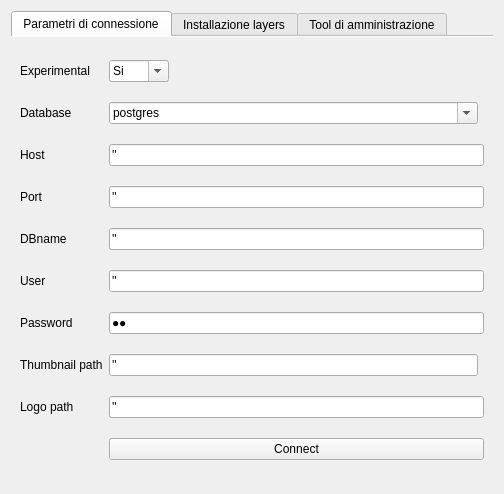
<?xml version="1.0" encoding="UTF-8"?>
<ui version="4.0">
 <class>Dialog_Config</class>
 <widget class="QDialog" name="Dialog_Config">
  <property name="windowModality">
   <enum>Qt::ApplicationModal</enum>
  </property>
  <property name="enabled">
   <bool>true</bool>
  </property>
  <property name="geometry">
   <rect>
    <x>0</x>
    <y>0</y>
    <width>504</width>
    <height>494</height>
   </rect>
  </property>
  <property name="minimumSize">
   <size>
    <width>450</width>
    <height>279</height>
   </size>
  </property>
  <property name="maximumSize">
   <size>
    <width>1000</width>
    <height>1000</height>
   </size>
  </property>
  <property name="cursor">
   <cursorShape>PointingHandCursor</cursorShape>
  </property>
  <property name="mouseTracking">
   <bool>false</bool>
  </property>
  <property name="acceptDrops">
   <bool>false</bool>
  </property>
  <property name="windowTitle">
   <string>Impostazioni del sistema</string>
  </property>
  <property name="windowIcon">
   <iconset resource="resources.qrc">
    <normaloff>:/images/iconConn.png</normaloff>:/images/iconConn.png</iconset>
  </property>
  <property name="autoFillBackground">
   <bool>true</bool>
  </property>
  <property name="sizeGripEnabled">
   <bool>false</bool>
  </property>
  <property name="modal">
   <bool>true</bool>
  </property>
  <layout class="QGridLayout" name="gridLayout_2">
   <item row="0" column="0">
    <widget class="QTabWidget" name="tabWidget">
     <property name="sizePolicy">
      <sizepolicy hsizetype="Expanding" vsizetype="Expanding">
       <horstretch>200</horstretch>
       <verstretch>200</verstretch>
      </sizepolicy>
     </property>
     <property name="inputMethodHints">
      <set>Qt::ImhNone</set>
     </property>
     <property name="tabPosition">
      <enum>QTabWidget::North</enum>
     </property>
     <property name="tabShape">
      <enum>QTabWidget::Rounded</enum>
     </property>
     <property name="currentIndex">
      <number>0</number>
     </property>
     <property name="elideMode">
      <enum>Qt::ElideMiddle</enum>
     </property>
     <property name="documentMode">
      <bool>true</bool>
     </property>
     <property name="tabsClosable">
      <bool>false</bool>
     </property>
     <property name="movable">
      <bool>true</bool>
     </property>
     <property name="resize" stdset="0">
      <string/>
     </property>
     <widget class="QWidget" name="tab">
      <property name="sizePolicy">
       <sizepolicy hsizetype="Preferred" vsizetype="Preferred">
        <horstretch>0</horstretch>
        <verstretch>0</verstretch>
       </sizepolicy>
      </property>
      <attribute name="title">
       <string>Parametri di connessione</string>
      </attribute>
      <layout class="QGridLayout" name="gridLayout">
       <item row="1" column="0">
        <widget class="QLabel" name="label">
         <property name="text">
          <string>Database</string>
         </property>
        </widget>
       </item>
       <item row="1" column="1">
        <widget class="QComboBox" name="comboBox_Database">
         <property name="enabled">
          <bool>true</bool>
         </property>
         <property name="mouseTracking">
          <bool>false</bool>
         </property>
         <property name="contextMenuPolicy">
          <enum>Qt::DefaultContextMenu</enum>
         </property>
         <property name="acceptDrops">
          <bool>false</bool>
         </property>
         <property name="editable">
          <bool>true</bool>
         </property>
         <property name="duplicatesEnabled">
          <bool>false</bool>
         </property>
         <property name="frame">
          <bool>true</bool>
         </property>
         <item>
          <property name="text">
           <string>postgres</string>
          </property>
         </item>
         <item>
          <property name="text">
           <string>sqlite</string>
          </property>
         </item>
        </widget>
       </item>
       <item row="2" column="0">
        <widget class="QLabel" name="label_2">
         <property name="text">
          <string>Host</string>
         </property>
        </widget>
       </item>
       <item row="2" column="1" colspan="2">
        <widget class="QLineEdit" name="lineEdit_Host">
         <property name="text">
          <string>''</string>
         </property>
        </widget>
       </item>
       <item row="3" column="0">
        <widget class="QLabel" name="label_7">
         <property name="text">
          <string>Port</string>
         </property>
        </widget>
       </item>
       <item row="3" column="1" colspan="2">
        <widget class="QLineEdit" name="lineEdit_Port">
         <property name="text">
          <string>''</string>
         </property>
        </widget>
       </item>
       <item row="4" column="0">
        <widget class="QLabel" name="label_3">
         <property name="text">
          <string>DBname</string>
         </property>
        </widget>
       </item>
       <item row="4" column="1" colspan="2">
        <widget class="QLineEdit" name="lineEdit_DBname">
         <property name="text">
          <string>''</string>
         </property>
        </widget>
       </item>
       <item row="5" column="0">
        <widget class="QLabel" name="label_4">
         <property name="text">
          <string>User</string>
         </property>
        </widget>
       </item>
       <item row="5" column="1" colspan="2">
        <widget class="QLineEdit" name="lineEdit_User">
         <property name="text">
          <string>''</string>
         </property>
        </widget>
       </item>
       <item row="6" column="0">
        <widget class="QLabel" name="label_5">
         <property name="text">
          <string>Password</string>
         </property>
        </widget>
       </item>
       <item row="6" column="1" colspan="2">
        <widget class="QLineEdit" name="lineEdit_Password">
         <property name="inputMask">
          <string notr="true"/>
         </property>
         <property name="text">
          <string notr="true">''</string>
         </property>
         <property name="echoMode">
          <enum>QLineEdit::Password</enum>
         </property>
        </widget>
       </item>
       <item row="11" column="1" colspan="2">
        <widget class="QPushButton" name="pushButton_save">
         <property name="focusPolicy">
          <enum>Qt::NoFocus</enum>
         </property>
         <property name="text">
          <string>Connect</string>
         </property>
         <property name="checkable">
          <bool>false</bool>
         </property>
         <property name="autoDefault">
          <bool>true</bool>
         </property>
        </widget>
       </item>
       <item row="9" column="1" colspan="2">
        <widget class="QLineEdit" name="lineEdit_Logo_path">
         <property name="text">
          <string>''</string>
         </property>
        </widget>
       </item>
       <item row="9" column="0">
        <widget class="QLabel" name="label_16">
         <property name="text">
          <string>Logo path</string>
         </property>
        </widget>
       </item>
       <item row="7" column="1">
        <widget class="QLineEdit" name="lineEdit_Thumb_path">
         <property name="text">
          <string>''</string>
         </property>
        </widget>
       </item>
       <item row="7" column="0">
        <widget class="QLabel" name="label_10">
         <property name="text">
          <string>Thumbnail path</string>
         </property>
        </widget>
       </item>
       <item row="0" column="1">
        <widget class="QComboBox" name="comboBox_experimental">
         <property name="enabled">
          <bool>true</bool>
         </property>
         <property name="maximumSize">
          <size>
           <width>60</width>
           <height>16777215</height>
          </size>
         </property>
         <property name="mouseTracking">
          <bool>false</bool>
         </property>
         <property name="contextMenuPolicy">
          <enum>Qt::DefaultContextMenu</enum>
         </property>
         <property name="acceptDrops">
          <bool>false</bool>
         </property>
         <property name="editable">
          <bool>true</bool>
         </property>
         <property name="duplicatesEnabled">
          <bool>false</bool>
         </property>
         <property name="frame">
          <bool>true</bool>
         </property>
         <item>
          <property name="text">
           <string>Si</string>
          </property>
         </item>
         <item>
          <property name="text">
           <string>No</string>
          </property>
         </item>
        </widget>
       </item>
       <item row="0" column="0">
        <widget class="QLabel" name="label_26">
         <property name="text">
          <string>Experimental</string>
         </property>
        </widget>
       </item>
      </layout>
     </widget>
     <widget class="QWidget" name="tab_2">
      <attribute name="title">
       <string>Installazione layers</string>
      </attribute>
      <layout class="QGridLayout" name="gridLayout_3">
       <item row="0" column="0">
        <widget class="QLabel" name="label_6">
         <property name="text">
          <string>Installa il database</string>
         </property>
        </widget>
       </item>
       <item row="1" column="0">
        <widget class="QLineEdit" name="lineEdit_dbname">
         <property name="inputMethodHints">
          <set>Qt::ImhNone</set>
         </property>
         <property name="text">
          <string>pyarchinit</string>
         </property>
         <property name="dragEnabled">
          <bool>false</bool>
         </property>
         <property name="readOnly">
          <bool>false</bool>
         </property>
        </widget>
       </item>
       <item row="1" column="1">
        <widget class="QLabel" name="label_12">
         <property name="toolTip">
          <string>&lt;html&gt;&lt;head/&gt;&lt;body&gt;&lt;p&gt;&lt;span style=&quot; font-size:10pt;&quot;&gt;Puoi inserire un nome differente da quello presente&lt;/span&gt;&lt;/p&gt;&lt;/body&gt;&lt;/html&gt;</string>
         </property>
         <property name="text">
          <string>inserisci nome db</string>
         </property>
        </widget>
       </item>
       <item row="1" column="2" rowspan="2">
        <widget class="QPushButton" name="pushButton_crea_database">
         <property name="enabled">
          <bool>true</bool>
         </property>
         <property name="text">
          <string>Installa</string>
         </property>
        </widget>
       </item>
       <item row="2" column="0">
        <widget class="QLineEdit" name="lineEdit_template_postgis">
         <property name="text">
          <string>template_postgis_20</string>
         </property>
        </widget>
       </item>
       <item row="2" column="1">
        <widget class="QLabel" name="label_13">
         <property name="toolTip">
          <string>&lt;html&gt;&lt;head/&gt;&lt;body&gt;&lt;p&gt;qui devi inserire il nome del template che vuoi usare. Ricorda di usare il template specifico a seconda di quale postgis usi&lt;/p&gt;&lt;/body&gt;&lt;/html&gt;</string>
         </property>
         <property name="text">
          <string>inserisci nome template</string>
         </property>
        </widget>
       </item>
       <item row="3" column="0">
        <widget class="QLineEdit" name="lineEdit_port_db">
         <property name="text">
          <string>5432</string>
         </property>
        </widget>
       </item>
       <item row="3" column="1">
        <widget class="QLabel" name="label_15">
         <property name="toolTip">
          <string>&lt;html&gt;&lt;head/&gt;&lt;body&gt;&lt;p&gt;&lt;span style=&quot; font-size:10pt;&quot;&gt;puoi inserire il numero di porta differente&lt;/span&gt;&lt;/p&gt;&lt;/body&gt;&lt;/html&gt;</string>
         </property>
         <property name="text">
          <string>inserisci numero porta</string>
         </property>
        </widget>
       </item>
       <item row="4" column="0">
        <widget class="QProgressBar" name="pyarchinit_progressBar_db">
         <property name="value">
          <number>1</number>
         </property>
         <property name="alignment">
          <set>Qt::AlignCenter</set>
         </property>
         <property name="orientation">
          <enum>Qt::Horizontal</enum>
         </property>
         <property name="invertedAppearance">
          <bool>false</bool>
         </property>
         <property name="textDirection">
          <enum>QProgressBar::BottomToTop</enum>
         </property>
        </widget>
       </item>
       <item row="4" column="2" rowspan="2">
        <widget class="QPushButton" name="pushButton_crea_layer">
         <property name="enabled">
          <bool>true</bool>
         </property>
         <property name="text">
          <string>Installa</string>
         </property>
        </widget>
       </item>
       <item row="5" column="0" colspan="2">
        <widget class="QLabel" name="label_8">
         <property name="text">
          <string>Installa il db geografico su Postgres per postgis 1.5</string>
         </property>
        </widget>
       </item>
       <item row="6" column="0">
        <widget class="QProgressBar" name="pyarchinit_progressBar_template">
         <property name="value">
          <number>1</number>
         </property>
         <property name="alignment">
          <set>Qt::AlignCenter</set>
         </property>
         <property name="orientation">
          <enum>Qt::Horizontal</enum>
         </property>
         <property name="invertedAppearance">
          <bool>false</bool>
         </property>
         <property name="textDirection">
          <enum>QProgressBar::BottomToTop</enum>
         </property>
        </widget>
       </item>
       <item row="6" column="1">
        <widget class="QLabel" name="label_14">
         <property name="text">
          <string>&lt;html&gt;&lt;head/&gt;&lt;body&gt;&lt;p align=&quot;center&quot;&gt;&lt;span style=&quot; font-size:10pt; font-weight:600;&quot;&gt;OPPURE&lt;/span&gt;&lt;/p&gt;&lt;/body&gt;&lt;/html&gt;</string>
         </property>
        </widget>
       </item>
       <item row="7" column="0" colspan="2">
        <widget class="QLabel" name="label_9">
         <property name="text">
          <string>Installa il db geografico su Postgres per postgis 2.x</string>
         </property>
        </widget>
       </item>
       <item row="7" column="2">
        <widget class="QPushButton" name="pushButton_crea_layer_2">
         <property name="enabled">
          <bool>true</bool>
         </property>
         <property name="text">
          <string>Installa</string>
         </property>
        </widget>
       </item>
       <item row="8" column="1">
        <spacer name="verticalSpacer_2">
         <property name="orientation">
          <enum>Qt::Vertical</enum>
         </property>
         <property name="sizeHint" stdset="0">
          <size>
           <width>20</width>
           <height>259</height>
          </size>
         </property>
        </spacer>
       </item>
      </layout>
     </widget>
     <widget class="QWidget" name="tab_3">
      <attribute name="title">
       <string>Tool di amministrazione</string>
      </attribute>
      <layout class="QGridLayout" name="gridLayout_6">
       <item row="0" column="1">
        <widget class="QLabel" name="label_11">
         <property name="text">
          <string>Esportazione directories</string>
         </property>
        </widget>
       </item>
       <item row="2" column="1">
        <widget class="QPushButton" name="pushButton_exp_directories">
         <property name="text">
          <string>Esportazione experimental</string>
         </property>
        </widget>
       </item>
       <item row="3" column="1" colspan="5">
        <widget class="Line" name="line">
         <property name="orientation">
          <enum>Qt::Horizontal</enum>
         </property>
        </widget>
       </item>
       <item row="7" column="1">
        <widget class="QComboBox" name="comboBox_server_read">
         <item>
          <property name="text">
           <string>sqlite</string>
          </property>
         </item>
         <item>
          <property name="text">
           <string>postgres</string>
          </property>
         </item>
        </widget>
       </item>
       <item row="8" column="3" colspan="2">
        <widget class="QLineEdit" name="lineEdit_username_read"/>
       </item>
       <item row="8" column="5">
        <widget class="QLineEdit" name="lineEdit_pass_read"/>
       </item>
       <item row="10" column="1">
        <widget class="QLabel" name="label_17">
         <property name="text">
          <string>Host</string>
         </property>
        </widget>
       </item>
       <item row="10" column="3">
        <widget class="QLabel" name="label_18">
         <property name="text">
          <string>Username</string>
         </property>
        </widget>
       </item>
       <item row="10" column="5">
        <widget class="QLabel" name="label_19">
         <property name="text">
          <string>Password</string>
         </property>
        </widget>
       </item>
       <item row="22" column="5">
        <widget class="QLabel" name="label_22">
         <property name="text">
          <string/>
         </property>
        </widget>
       </item>
       <item row="28" column="1">
        <widget class="QComboBox" name="comboBox_server_write">
         <item>
          <property name="text">
           <string>postgres</string>
          </property>
         </item>
         <item>
          <property name="text">
           <string>sqlite</string>
          </property>
         </item>
        </widget>
       </item>
       <item row="29" column="1">
        <widget class="QLineEdit" name="lineEdit_host_write"/>
       </item>
       <item row="29" column="3" colspan="2">
        <widget class="QLineEdit" name="lineEdit_username_write"/>
       </item>
       <item row="29" column="5">
        <widget class="QLineEdit" name="lineEdit_pass_write"/>
       </item>
       <item row="30" column="1">
        <widget class="QLabel" name="label_27">
         <property name="text">
          <string>Host</string>
         </property>
        </widget>
       </item>
       <item row="30" column="3">
        <widget class="QLabel" name="label_28">
         <property name="text">
          <string>Username</string>
         </property>
        </widget>
       </item>
       <item row="30" column="5">
        <widget class="QLabel" name="label_29">
         <property name="text">
          <string>Password</string>
         </property>
        </widget>
       </item>
       <item row="31" column="1">
        <widget class="QLineEdit" name="lineEdit_database_write"/>
       </item>
       <item row="32" column="1">
        <widget class="QLabel" name="label_24">
         <property name="text">
          <string>Database</string>
         </property>
        </widget>
       </item>
       <item row="34" column="1">
        <spacer name="verticalSpacer">
         <property name="orientation">
          <enum>Qt::Vertical</enum>
         </property>
         <property name="sizeHint" stdset="0">
          <size>
           <width>20</width>
           <height>68</height>
          </size>
         </property>
        </spacer>
       </item>
       <item row="8" column="1">
        <widget class="QLineEdit" name="lineEdit_host_read"/>
       </item>
       <item row="12" column="1">
        <widget class="QLineEdit" name="lineEdit_database_read"/>
       </item>
       <item row="5" column="1">
        <widget class="QLabel" name="label_59">
         <property name="font">
          <font>
           <pointsize>14</pointsize>
           <weight>75</weight>
           <bold>true</bold>
          </font>
         </property>
         <property name="text">
          <string>Importazione dati</string>
         </property>
        </widget>
       </item>
       <item row="6" column="1">
        <widget class="QLabel" name="label_60">
         <property name="font">
          <font>
           <pointsize>15</pointsize>
           <weight>75</weight>
           <italic>true</italic>
           <bold>true</bold>
          </font>
         </property>
         <property name="text">
          <string>FROM</string>
         </property>
        </widget>
       </item>
       <item row="27" column="1">
        <widget class="QLabel" name="label_61">
         <property name="font">
          <font>
           <pointsize>15</pointsize>
           <weight>75</weight>
           <italic>true</italic>
           <bold>true</bold>
          </font>
         </property>
         <property name="text">
          <string>TO</string>
         </property>
        </widget>
       </item>
       <item row="33" column="5">
        <widget class="QPushButton" name="pushButton_import">
         <property name="font">
          <font>
           <pointsize>9</pointsize>
           <weight>75</weight>
           <bold>true</bold>
          </font>
         </property>
         <property name="text">
          <string>Import</string>
         </property>
        </widget>
       </item>
       <item row="13" column="1">
        <widget class="QLabel" name="label_20">
         <property name="text">
          <string>Database</string>
         </property>
        </widget>
       </item>
       <item row="18" column="1">
        <widget class="QLabel" name="label_62">
         <property name="text">
          <string>Nome campo</string>
         </property>
        </widget>
       </item>
       <item row="12" column="2">
        <widget class="QLineEdit" name="lineEdit_port_read"/>
       </item>
       <item row="15" column="2" colspan="2">
        <widget class="QLineEdit" name="lineEdit_value_read"/>
       </item>
       <item row="15" column="1">
        <widget class="QLineEdit" name="lineEdit_field_read"/>
       </item>
       <item row="18" column="2">
        <widget class="QLabel" name="label_23">
         <property name="text">
          <string>Valore</string>
         </property>
        </widget>
       </item>
       <item row="13" column="2">
        <widget class="QLabel" name="label_25">
         <property name="text">
          <string>Port</string>
         </property>
        </widget>
       </item>
       <item row="31" column="2">
        <widget class="QLineEdit" name="lineEdit_port_write"/>
       </item>
       <item row="32" column="2">
        <widget class="QLabel" name="label_57">
         <property name="text">
          <string>Port</string>
         </property>
        </widget>
       </item>
       <item row="6" column="3">
        <widget class="QLabel" name="label_21">
         <property name="text">
          <string>Mappatura pyArchInit</string>
         </property>
        </widget>
       </item>
       <item row="5" column="3">
        <widget class="QComboBox" name="comboBox_mapper_read">
         <item>
          <property name="text">
           <string>US</string>
          </property>
         </item>
         <item>
          <property name="text">
           <string>UT</string>
          </property>
         </item>
         <item>
          <property name="text">
           <string>SITE</string>
          </property>
         </item>
         <item>
          <property name="text">
           <string>PERIODIZZAZIONE</string>
          </property>
         </item>
         <item>
          <property name="text">
           <string>INVENTARIO_MATERIALI</string>
          </property>
         </item>
         <item>
          <property name="text">
           <string>STRUTTURA</string>
          </property>
         </item>
         <item>
          <property name="text">
           <string>TAFONOMIA</string>
          </property>
         </item>
         <item>
          <property name="text">
           <string>PYARCHINIT_THESAURUS</string>
          </property>
         </item>
         <item>
          <property name="text">
           <string>SCHEDAIND</string>
          </property>
         </item>
         <item>
          <property name="text">
           <string>DETSESSO</string>
          </property>
         </item>
         <item>
          <property name="text">
           <string>DETETA</string>
          </property>
         </item>
         <item>
          <property name="text">
           <string>ARCHEOZOOLOGY</string>
          </property>
         </item>
         <item>
          <property name="text">
           <string>CAMPIONI</string>
          </property>
         </item>
         <item>
          <property name="text">
           <string>DOCUMENTAZIONE</string>
          </property>
         </item>
        </widget>
       </item>
      </layout>
     </widget>
    </widget>
   </item>
  </layout>
 </widget>
 <tabstops>
  <tabstop>comboBox_Database</tabstop>
  <tabstop>lineEdit_Host</tabstop>
  <tabstop>lineEdit_Port</tabstop>
  <tabstop>lineEdit_DBname</tabstop>
  <tabstop>lineEdit_User</tabstop>
  <tabstop>lineEdit_Password</tabstop>
 </tabstops>
 <resources>
  <include location="resources.qrc"/>
 </resources>
 <connections/>
</ui>
